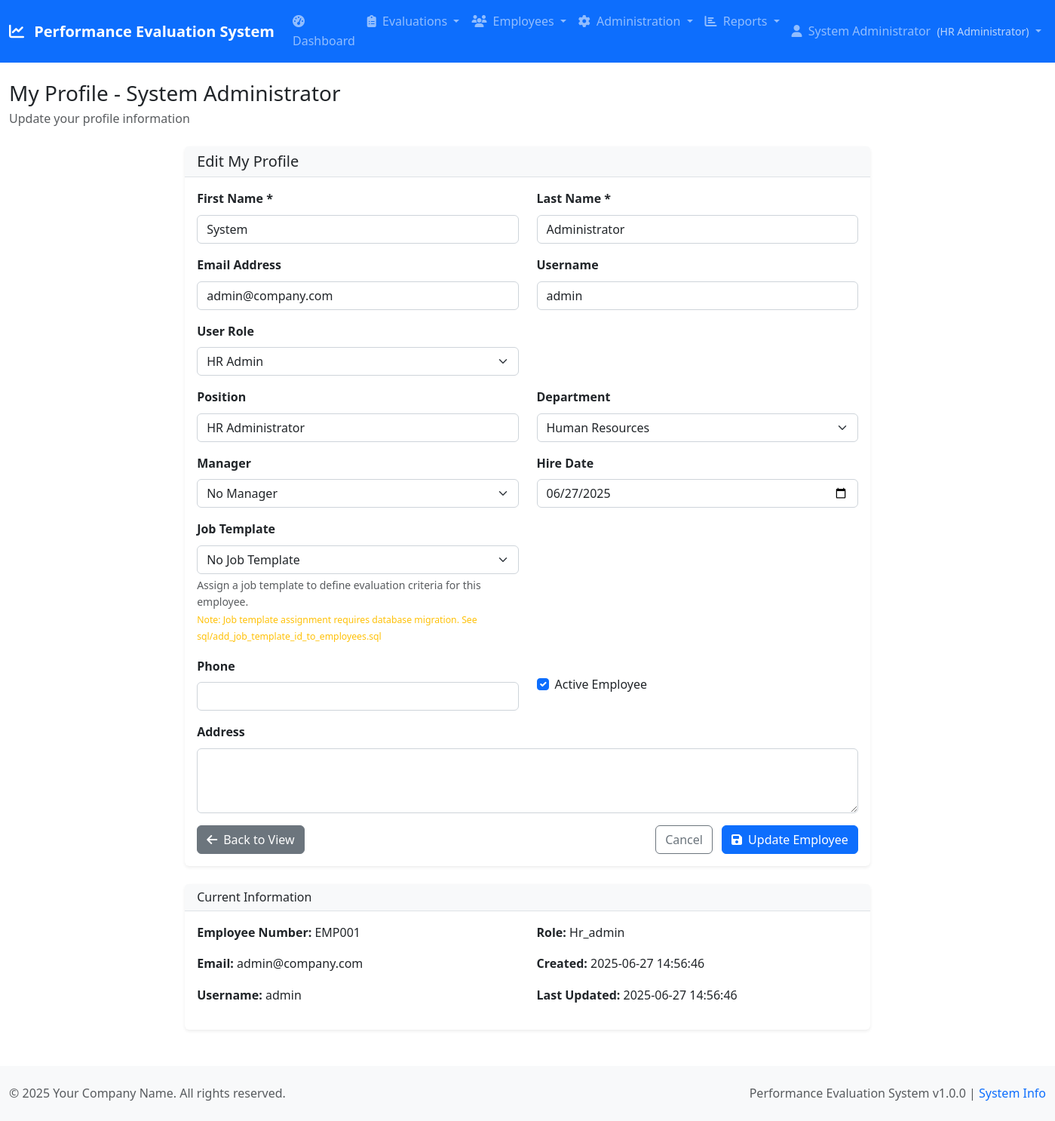
The page /employees/edit.php?id=1 (signed in) on the database its author committed.
### tables this page shows
CREATE TABLE employees (
    employee_id INT AUTO_INCREMENT PRIMARY KEY,
    user_id INT UNIQUE,
    employee_number VARCHAR(20) UNIQUE,
    first_name VARCHAR(50) NOT NULL,
    last_name VARCHAR(50) NOT NULL,
    position VARCHAR(100),
    department VARCHAR(100),
    manager_id INT,
    job_template_id INT,
    hire_date DATE,
    phone VARCHAR(20),
    address TEXT,
    active BOOLEAN DEFAULT TRUE,
    created_at TIMESTAMP DEFAULT CURRENT_TIMESTAMP,
    updated_at TIMESTAMP DEFAULT CURRENT_TIMESTAMP ON UPDATE CURRENT_TIMESTAMP,
    FOREIGN KEY (user_id) REFERENCES users(user_id) ON DELETE SET NULL,
    FOREIGN KEY (manager_id) REFERENCES employees(employee_id) ON DELETE SET NULL,
    INDEX idx_employee_number (employee_number),
    INDEX idx_manager (manager_id),
    INDEX idx_job_template (job_template_id),
    INDEX idx_department (department),
    INDEX idx_active (active)
);

CREATE TABLE users (
    user_id INT AUTO_INCREMENT PRIMARY KEY,
    username VARCHAR(50) UNIQUE NOT NULL,
    email VARCHAR(100) UNIQUE NOT NULL,
    password_hash VARCHAR(255) NOT NULL,
    role ENUM('hr_admin', 'manager', 'employee') NOT NULL DEFAULT 'employee',
    is_active BOOLEAN DEFAULT TRUE,
    last_login TIMESTAMP NULL,
    created_at TIMESTAMP DEFAULT CURRENT_TIMESTAMP,
    updated_at TIMESTAMP DEFAULT CURRENT_TIMESTAMP ON UPDATE CURRENT_TIMESTAMP,
    INDEX idx_username (username),
    INDEX idx_email (email),
    INDEX idx_role (role)
);

CREATE TABLE departments (
    id INT AUTO_INCREMENT PRIMARY KEY,
    department_name VARCHAR(255) NOT NULL UNIQUE,
    description TEXT,
    manager_id INT,
    is_active BOOLEAN DEFAULT TRUE,
    created_by INT,
    created_at TIMESTAMP DEFAULT CURRENT_TIMESTAMP,
    updated_at TIMESTAMP DEFAULT CURRENT_TIMESTAMP ON UPDATE CURRENT_TIMESTAMP,
    FOREIGN KEY (created_by) REFERENCES users(user_id) ON DELETE SET NULL,
    FOREIGN KEY (manager_id) REFERENCES employees(employee_id) ON DELETE SET NULL,
    INDEX idx_department_name (department_name),
    INDEX idx_is_active (is_active),
    INDEX idx_manager_id (manager_id)
);

### config/database.php (called while the page is built, shortened)
<?php
$db_options = [
    PDO::ATTR_ERRMODE => PDO::ERRMODE_EXCEPTION,
    PDO::ATTR_DEFAULT_FETCH_MODE => PDO::FETCH_ASSOC,
    PDO::ATTR_EMULATE_PREPARES => false,
    PDO::MYSQL_ATTR_INIT_COMMAND => "SET NAMES " . DB_CHARSET
];
try {
    $dsn = "mysql:host=" . DB_HOST . ";dbname=" . DB_NAME . ";charset=" . DB_CHARSET;
    $pdo = new PDO($dsn, DB_USER, DB_PASS, $db_options);
} catch (PDOException $e) {
    error_log("Database connection failed: " . $e->getMessage());
    die("Database connection failed. Please check your configuration.");
}
function getDbConnection() {
    global $pdo;
    return $pdo;
}
function executeQuery($sql, $params = []) {
    $pdo = getDbConnection();
    $stmt = $pdo->prepare($sql);
    $stmt->execute($params);
    return $stmt;
}
function fetchOne($sql, $params = []) {
    $stmt = executeQuery($sql, $params);
    return $stmt->fetch();
}
function fetchAll($sql, $params = []) {
    $stmt = executeQuery($sql, $params);
    return $stmt->fetchAll();
}
?>

### includes/auth.php (called while the page is built, shortened)
<?php
require_once __DIR__ . '/../config/config.php';
require_once __DIR__ . '/../classes/User.php';
function isAuthenticated() {
    $user = new User();
    return $user->isLoggedIn();
}
function isHRAdmin() {
    return isAuthenticated() && $_SESSION['user_role'] === 'hr_admin';
}
?>

### classes/User.php (called while the page is built, shortened)
<?php
require_once __DIR__ . '/../config/config.php';
class User {
    public function isLoggedIn() {
        return isset($_SESSION['user_id']) && $this->isSessionValid();
    }
    private function isSessionValid() {
        return true;
    }
}
?>

### classes/Employee.php (called while the page is built, shortened)
<?php
require_once __DIR__ . '/../config/config.php';
class Employee {
    public function getEmployeeById($employeeId, $includeInactive = false) {
        try {
            $whereClause = "WHERE e.employee_id = ?";
            $sql = "SELECT e.*, u.username, u.email, u.role,
                           m.first_name as manager_first_name, m.last_name as manager_last_name
                    FROM employees e
                    LEFT JOIN users u ON e.user_id = u.user_id
                    LEFT JOIN employees m ON e.manager_id = m.employee_id
                    $whereClause";
            $result = fetchOne($sql, [$employeeId]);
            return $result;
        } catch (Exception $e) {
            error_log("Error in getEmployeeById: " . $e->getMessage());
            throw $e;
        }
    }
    public function getDepartments() {
        require_once __DIR__ . '/Department.php';
        $departmentClass = new Department();
        return $departmentClass->getDepartments();
    }
}
?>

### classes/Department.php (called while the page is built, shortened)
<?php
require_once __DIR__ . '/../config/config.php';
class Department {
    public function getDepartments() {
        $sql = "SELECT d.*,
                       CONCAT(e.first_name, ' ', e.last_name) as manager_name,
                       e.employee_id as manager_employee_id
                FROM departments d
                LEFT JOIN employees e ON d.manager_id = e.employee_id
                WHERE d.is_active = 1
                ORDER BY d.department_name";
        return fetchAll($sql);
    }
}
?>

### config/config.php (called while the page is built, shortened)
<?php
require_once __DIR__ . '/database.php';
function formatDate($date, $format = 'Y-m-d H:i:s') {
    return date($format, strtotime($date));
}
?>

### public/employees/edit.php (the view, shortened to what this page needs)
<?php
require_once __DIR__ . '/../../includes/auth.php';
require_once __DIR__ . '/../../classes/Employee.php';
require_once __DIR__ . '/../../classes/User.php';
require_once __DIR__ . '/../../classes/Department.php';
$employeeId = $_GET['id'] ?? null;
$currentEmployeeId = $_SESSION['employee_id'] ?? null;
$isSelfEdit = ($currentEmployeeId == $employeeId);
$employeeClass = new Employee();
$includeInactive = isHRAdmin();
$employee = $employeeClass->getEmployeeById($employeeId, $includeInactive);
$departments = $employeeClass->getDepartments();
include __DIR__ . '/../../templates/header.php';
?>
<div class="row justify-content-center">
    <div class="col-md-8">
        <div class="card">
            <div class="card-header">
                <h5 class="card-title mb-0"><?php echo $isSelfEdit ? 'Edit My Profile' : 'Edit Employee Information'; ?></h5>
            </div>
            <div class="card-body">
                <form method="POST">
                    <div class="row">
                        <div class="col-md-6">
                            <div class="mb-3">
                                <label for="first_name" class="form-label">First Name *</label>
                                <input type="text" class="form-control" id="first_name" name="first_name"
                                       value="<?php echo htmlspecialchars($employee['first_name']); ?>" required>
                            </div>
                        </div>
                        <div class="col-md-6">
                            <div class="mb-3">
                                <label for="last_name" class="form-label">Last Name *</label>
                                <input type="text" class="form-control" id="last_name" name="last_name"
                                       value="<?php echo htmlspecialchars($employee['last_name']); ?>" required>
                            </div>
                        </div>
                    </div>
                    <?php if (isHRAdmin()): ?>
                    <div class="row">
                        <div class="col-md-6">
                            <div class="mb-3">
                                <label for="email" class="form-label">Email Address</label>
                                <input type="email" class="form-control" id="email" name="email"
                                       value="<?php echo htmlspecialchars($employee['email'] ?? ''); ?>">
                            </div>
                        </div>
                        <div class="col-md-6">
                            <div class="mb-3">
                                <label for="username" class="form-label">Username</label>
                                <input type="text" class="form-control" id="username" name="username"
                                       value="<?php echo htmlspecialchars($employee['username'] ?? ''); ?>">
                            </div>
                        </div>
                    </div>
                    <div class="row">
                        <div class="col-md-6">
                            <div class="mb-3">
                                <label for="role" class="form-label">User Role</label>
                                <select class="form-select" id="role" name="role">
                                    <option value="hr_admin" <?php echo ($employee['role'] ?? '') === 'hr_admin' ? 'selected' : ''; ?>>HR Admin</option>
                                </select>
                            </div>
                        </div>
                        <div class="col-md-6">
                        </div>
                    </div>
                    <div class="row">
                        <div class="col-md-6">
                            <div class="mb-3">
                                <label for="position" class="form-label">Position</label>
                                <input type="text" class="form-control" id="position" name="position"
                                       value="<?php echo htmlspecialchars($employee['position'] ?? ''); ?>">
                            </div>
                        </div>
                        <div class="col-md-6">
                            <div class="mb-3">
                                <label for="department" class="form-label">Department</label>
                                <select class="form-select" id="department" name="department">
                                    <?php
                                    $allDepartments = $departmentClass->getDepartments();
                                    foreach ($allDepartments as $dept): ?>
                                    <option value="<?php echo htmlspecialchars($dept['department_name']); ?>"
                                            <?php echo ($employee['department'] ?? '') == $dept['department_name'] ? 'selected' : ''; ?>>
                                        <?php echo htmlspecialchars($dept['department_name']); ?>
                                    </option>
                                    <?php endforeach; ?>
                                </select>
                            </div>
                        </div>
                    </div>
                    <?php endif; ?>
                    <?php if (isHRAdmin()): ?>
                    <div class="row">
                        <div class="col-md-6">
                            <div class="mb-3">
                                <label for="manager_id" class="form-label">Manager</label>
                                <select class="form-select" id="manager_id" name="manager_id">
                                    <option value="">No Manager</option>
                                </select>
                            </div>
                        </div>
                        <div class="col-md-6">
                            <div class="mb-3">
                                <label for="hire_date" class="form-label">Hire Date</label>
                                <input type="date" class="form-control" id="hire_date" name="hire_date"
                                       value="<?php echo $employee['hire_date']; ?>">
                            </div>
                        </div>
                    </div>
                    <div class="row">
                        <div class="col-md-6">
                            <div class="mb-3">
                                <label for="job_template_id" class="form-label">Job Template</label>
                                <select class="form-select" id="job_template_id" name="job_template_id">
                                    <option value="">No Job Template</option>
                                </select>
                                <div class="form-text">
                                    Assign a job template to define evaluation criteria for this employee.
                                    <br><small class="text-warning">Note: Job template assignment requires database migration. See sql/add_job_template_id_to_employees.sql</small>
                                </div>
                            </div>
                        </div>
                        <div class="col-md-6">
                        </div>
                    </div>
                    <?php endif; ?>
                    <div class="row">
                        <div class="col-md-6">
                            <div class="mb-3">
                                <label for="phone" class="form-label">Phone</label>
                                <input type="tel" class="form-control" id="phone" name="phone"
                                       value="<?php echo htmlspecialchars($employee['phone'] ?? ''); ?>">
                            </div>
                        </div>
                        <?php if (isHRAdmin()): ?>
                        <div class="col-md-6">
                            <div class="mb-3">
                                <div class="form-check mt-4">
                                    <input class="form-check-input" type="checkbox" id="active" name="active"
                                           <?php echo $employee['active'] ? 'checked' : ''; ?>>
                                    <label class="form-check-label" for="active">
                                        Active Employee
                                    </label>
                                </div>
                            </div>
                        </div>
                        <?php endif; ?>
                    </div>
                    <div class="mb-3">
                        <label for="address" class="form-label">Address</label>
                        <textarea class="form-control" id="address" name="address" rows="3"><?php echo htmlspecialchars($employee['address'] ?? ''); ?></textarea>
                    </div>
                    <div class="d-flex justify-content-between">
                        <a href="/employees/view.php?id=<?php echo $employee['employee_id']; ?>" class="btn btn-secondary">
                            <i class="fas fa-arrow-left me-2"></i>Back to View
                        </a>
                        <div>
                            <a href="/employees/list.php" class="btn btn-outline-secondary me-2">Cancel</a>
                            <button type="submit" class="btn btn-primary" onclick="console.log('Submit button clicked'); return true;">
                                <i class="fas fa-save me-2"></i>Update Employee
                            </button>
                        </div>
                    </div>
                </form>
            </div>
        </div>
    </div>
</div>
<div class="row justify-content-center mt-4">
    <div class="col-md-8">
        <div class="card">
            <div class="card-header">
                <h6 class="card-title mb-0">Current Information</h6>
            </div>
            <div class="card-body">
                <div class="row">
                    <div class="col-md-6">
                        <p><strong>Employee Number:</strong> <?php echo htmlspecialchars($employee['employee_number']); ?></p>
                        <p><strong>Email:</strong> <?php echo htmlspecialchars($employee['email'] ?? 'N/A'); ?></p>
                        <p><strong>Username:</strong> <?php echo htmlspecialchars($employee['username'] ?? 'N/A'); ?></p>
                    </div>
                    <div class="col-md-6">
                        <p><strong>Role:</strong> <?php echo htmlspecialchars(ucfirst($employee['role'] ?? 'N/A')); ?></p>
                        <p><strong>Created:</strong> <?php echo formatDate($employee['created_at'] ?? null); ?></p>
                        <p><strong>Last Updated:</strong> <?php echo formatDate($employee['updated_at'] ?? null); ?></p>
                    </div>
                </div>
            </div>
        </div>
    </div>
</div>
<?php include __DIR__ . '/../../templates/footer.php'; ?>

### rows shown on the page
employees: first_name "System", last_name "Administrator", email "admin@company.com", username "admin", position "HR Administrator", department "Human Resources", hire_date "06/27/2025", active "☑", employee_number "EMP001", user.email "admin@company.com", user.username "admin", user.role "Hr_admin", created_at "2025-06-27 14:56:46", updated_at "2025-06-27 14:56:46"
users: role "HR Admin"

### other values the page prints
getAppSetting('system_name', APP_NAME) "Performance Evaluation System"
$item['title'] "Dashboard"
$item['title'] "Evaluations"
$item['title'] "Employees"
$item['title'] "Administration"
$item['title'] "Reports"
getUserDisplayName() "System Administrator"
getUserRoleDisplayName() "HR Administrator"
$pageTitle "My Profile - System Administrator"
$pageDescription "Update your profile information"
getAppSetting('company_name', 'Your Company') "Your Company Name"
APP_VERSION "1.0.0"
